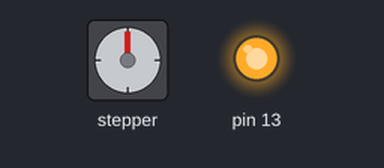
A sketch run on a simulated Arduino Mega 2560, built with avr-gcc and run on an emulated ATmega2560. On the bench: stepper motor, output pins drawn as LEDs (lit = HIGH). Wiring (inferred from the names in the program): stepper motor driver (2000 steps per turn assumed): step pin 36; direction pin 37; enable pin 33. Dashed ring = blinking. Pins used as bus, display or sensor lines are not drawn.

Above: at 0.15 s.
At 2.26 s:
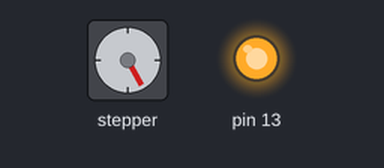
At 4.68 s:
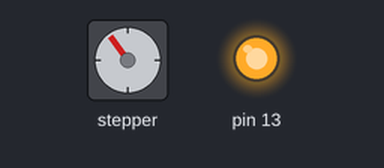
At 38.6 s:
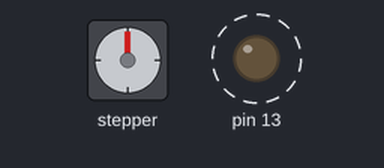
Timing chart, 0 to 40.0 s (numbered marks = the images above):
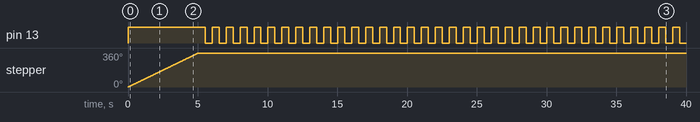

The sketch:

standalone_test.ino
```cpp
// Pin definitions
const uint8_t DIR_PIN    = 37;
const uint8_t STEP_PIN   = 36;
const uint8_t ENABLE_PIN = 33;

const uint16_t STEPS_PER_REV     = 2000;       // 1.8° motor → 200 full-steps/rev
const unsigned long STEP_INTERVAL = 2500UL;  // µs between step *starts* (3 000 000 µs / 200)
const unsigned int PULSE_WIDTH    = 10;       // keep STEP high at least 10 µs (>100 ns requirement)

// State machine for stepping
enum StepState { IDLE, PULSE_HIGH };
volatile StepState stepState = IDLE;

// Bookkeeping
unsigned long lastEventTime = 0;   // timestamp of last edge (rising or falling)
uint16_t stepsTaken        = 0;    // how many steps we've done

void setup() {
  // (Optional) onboard LED to show “we’re alive”
  pinMode(13, OUTPUT);
  digitalWrite(13, HIGH);

  pinMode(DIR_PIN,    OUTPUT);
  pinMode(STEP_PIN,   OUTPUT);
  pinMode(ENABLE_PIN, OUTPUT);

  digitalWrite(ENABLE_PIN, LOW);   // enable driver (active LOW)
  digitalWrite(DIR_PIN,    HIGH);  // clockwise

  // initialize timers/state
  lastEventTime = micros();
  stepState     = IDLE;
}

void loop() {
  unsigned long now = micros();

  // Still have steps to perform?
  if (stepsTaken < STEPS_PER_REV) {
    if (stepState == IDLE) {
      // Time to start a new pulse?
      if (now - lastEventTime >= STEP_INTERVAL) {
        digitalWrite(STEP_PIN, HIGH);
        lastEventTime = now;
        stepState     = PULSE_HIGH;
      }
    }
    else { // PULSE_HIGH
      // Time to end the pulse?
      if (now - lastEventTime >= PULSE_WIDTH) {
        digitalWrite(STEP_PIN, LOW);
        lastEventTime = now;
        stepState     = IDLE;
        ++stepsTaken;
      }
    }
  }
  else {
    // Finished one full rev: disable driver and blink LED on pin 13
    digitalWrite(ENABLE_PIN, HIGH);
    // (Optional) flash LED to signal done
    if (now - lastEventTime >= 500000UL) {        // every 0.5 s
      digitalWrite(13, !digitalRead(13));
      lastEventTime = now;
    }
    // You could also stop calling loop entirely by sleeping, etc.
  }

  // --- here you can do other non-blocking work! ---
}
```

Measured:
- by itself, pin 13: HIGH → LOW at 5.5 s, → HIGH 0.50 s later, → LOW 0.50 s later, → HIGH 0.50 s later, … (69 changes in this stretch)
- by itself, stepper: turns 360° clockwise in 5.0 s
